Frame 1 (no input): blank canvas, image omitted
Frame 60 (no input): blank canvas, image omitted
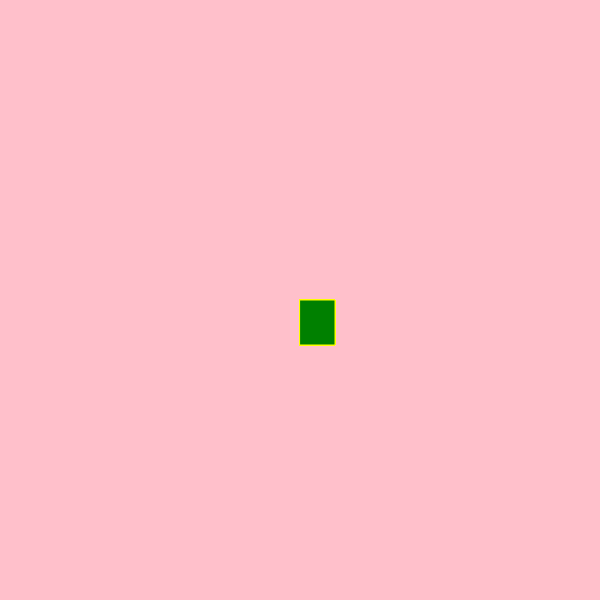
Frame 120 (the mouse pressed at the canvas centre since frame 60)

The p5.js sketch whose frames 1 and 60 were blank and that drew this single picture after the mouse press (run headless with seeded random() and noise() and a simulated clock; from frame 60 on, the mouse is pressed at the canvas centre):

// p5.js sketch
// ── sketch.js
function setup() {
    createCanvas(600, 600);
      background("pink");
  }
  
  function draw() {
    stroke ("yellow");
    fill ("green");
    
    // console.log(mouseIsPressed);
    if(mouseIsPressed) {
      rect(mouseX, mouseY, 35, 45);
    }
  }
